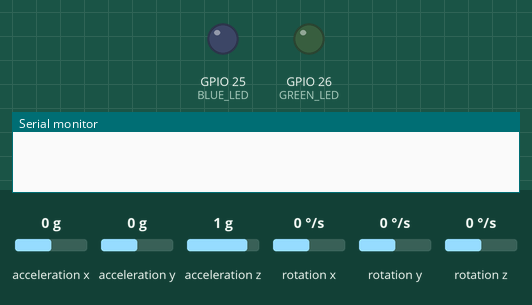
Recording of a sketch running on a simulated ESP32. Shown: output pins drawn as LEDs (lit = HIGH), the last lines printed to the serial monitor. Wiring (inferred from the names in the program): MPU-6050 motion sensor at I2C address 0x68. The test bench sets the inputs (shaded band); at power-on: acceleration z 1 g, acceleration x 0 g, acceleration y 0 g, rotation x 0 °/s, rotation y 0 °/s, rotation z 0 °/s. Nothing arrives over Bluetooth unless stated.

Above: at 0.0 s.
At 2.3 s:
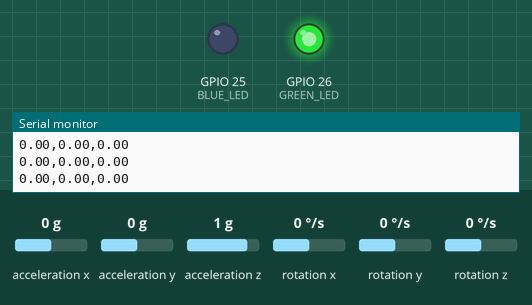
2.4 s: acceleration z set to -1.4 g
At 3.9 s:
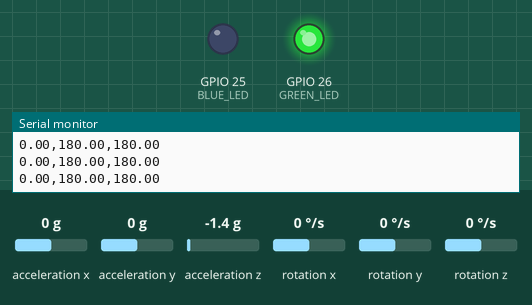
Timing chart, 0 to 5.4 s (numbered marks = the images above; inputs shaded):
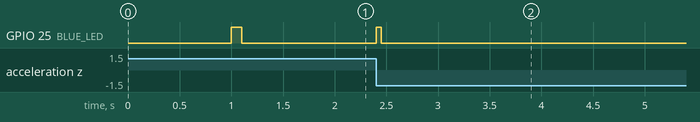

Measured:
- after the input at 2.4 s, GPIO 25 (BLUE_LED): LOW → HIGH at once, → LOW 0.05 s later

The sketch:

Mark-1_headset.ino
```cpp
// ===== VR HEADSET MODULE - Mark-1 =====
// LED (Blue=D25, Green=D26) + MPU6050/6500 (SDA=D21, SCL=D22) + Bluetooth

#include <Wire.h>
#include "BluetoothSerial.h"

BluetoothSerial SerialBT;

#define BLUE_LED 25
#define GREEN_LED 26
#define MPU_ADDR 0x68

int16_t ax, ay, az, gx, gy, gz;
float pitch = 0, roll = 0, yaw = 0;
float lastPitch = 0, lastRoll = 0;
unsigned long lastTime;
unsigned long lastSend = 0;

void readMPU() {
Wire.beginTransmission(MPU_ADDR);
Wire.write(0x3B);
Wire.endTransmission(false);
Wire.requestFrom(MPU_ADDR, 14, true);

  ax = Wire.read() << 8 | Wire.read();
  ay = Wire.read() << 8 | Wire.read();
  az = Wire.read() << 8 | Wire.read();
Wire.read(); Wire.read();  // skip temperature
  gx = Wire.read() << 8 | Wire.read();
  gy = Wire.read() << 8 | Wire.read();
  gz = Wire.read() << 8 | Wire.read();
}

void setup() {
Serial.begin(115200);
delay(1000);
Serial.println("=== VR HEADSET MODULE START ===");

pinMode(BLUE_LED, OUTPUT);
pinMode(GREEN_LED, OUTPUT);
digitalWrite(BLUE_LED, HIGH);   // Blue ON = powered on
digitalWrite(GREEN_LED, LOW);

  // Start Bluetooth
if (SerialBT.begin("VR_Headset")) {
Serial.println("Bluetooth started: VR_Headset");
  } else {
Serial.println("Bluetooth FAILED to start.");
  }

  // Start I2C + wake MPU6050/6500
Wire.begin(21, 22);
Wire.beginTransmission(MPU_ADDR);
Wire.write(0x6B);   // PWR_MGMT_1 register
Wire.write(0);      // wake up
Wire.endTransmission(true);
delay(100);

Serial.println("MPU sensor initialized.");
digitalWrite(GREEN_LED, HIGH);   // Green ON = sensor ready

  lastTime = millis();
}

void loop() {
readMPU();

unsigned long now = millis();
float dt = (now - lastTime) / 1000.0;
  lastTime = now;

float accPitch = atan2(ay, az) * 180.0 / PI;
float accRoll  = atan2(ax, az) * 180.0 / PI;
float gyroPitchRate = gx / 131.0;
float gyroRollRate  = gy / 131.0;
float gyroYawRate   = gz / 131.0;

  pitch = 0.98 * (pitch + gyroPitchRate * dt) + 0.02 * accPitch;
  roll  = 0.98 * (roll + gyroRollRate * dt) + 0.02 * accRoll;
  yaw   = yaw + gyroYawRate * dt;

  // Send data over Bluetooth as "Y,P,R" every ~20ms (50 times/sec)
if (now - lastSend > 20) {
    String data = String(yaw) + "," + String(pitch) + "," + String(roll);
SerialBT.println(data);
Serial.println(data);
    lastSend = now;
  }

  // Blue LED blinks briefly to show movement detected
float pitchChange = abs(pitch - lastPitch);
float rollChange  = abs(roll - lastRoll);
digitalWrite(BLUE_LED, (pitchChange > 2.0 || rollChange > 2.0) ? HIGH : LOW);

  lastPitch = pitch;
  lastRoll = roll;
}
```
